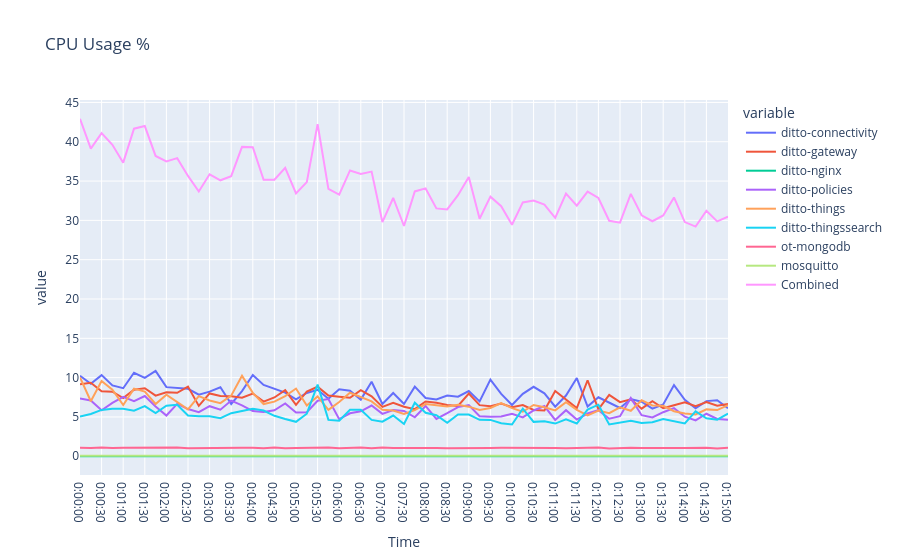

The notebook cell saved with this chart:
### Code cell
# Plot using plotly
fig = px.line(arm_cpu, x=arm_cpu.index, y=arm_cpu.keys(), title='CPU Usage %')
fig.show()
